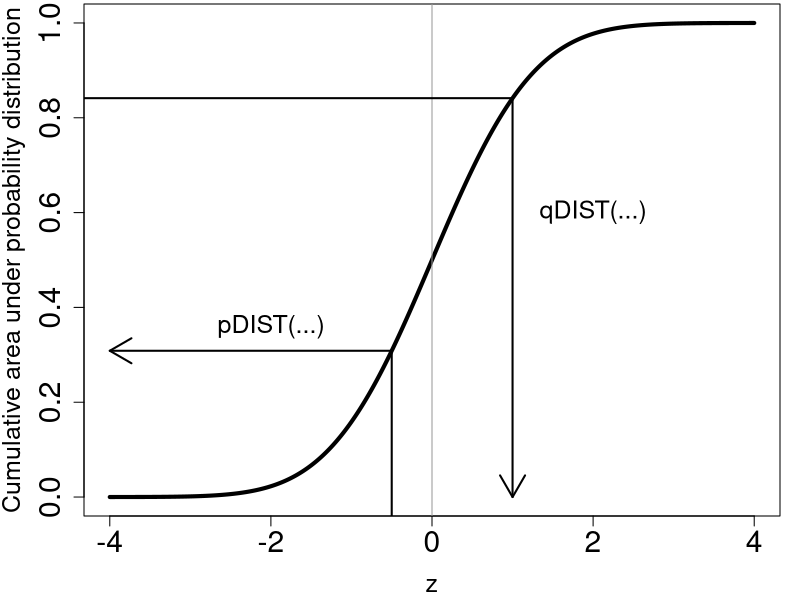

R code for this plot:
#bitmap('../images/show-pDIST-and-qDIST.jpg', type="png256", width=10, height=7, res=300, pointsize=14)
bmp(file='../images/name-of-file.bmp', width=10, height=7, res=300, pointsize=14)
z <- seq(-4, 4, 0.01)
cumulative.norm = pnorm(z)
par(mar=c(4.2, 4.2, 0.2, 1))
plot(z, cumulative.norm, type="l", xlab="z",  main="",
    ylab="Cumulative area under probability distribution",  cex.lab=1.5, 
    cex.main=1.8, lwd=4, cex.sub=1.8, cex.axis=1.8, ylim=c(0, 1),)
abline(v=0, col = "gray60")

a1 = -0.5
arrows(a1, y=-0.2, x1=a1, y1=pnorm(a1), code=0, lwd=2)
arrows(a1, y=pnorm(a1), x1=-4, y1=pnorm(a1), code=2, lwd=2)
text(-2, pnorm(a1)+0.05, "pDIST(...)", cex=1.5)


a1 = 1
arrows(a1, y=0, x1=a1, y1=pnorm(a1), code=1, lwd=2)
arrows(a1, y=pnorm(a1), x1=-5, y1=pnorm(a1), code=0, lwd=2)
text(2,0.6, "qDIST(...)", cex=1.5)

dev.off()